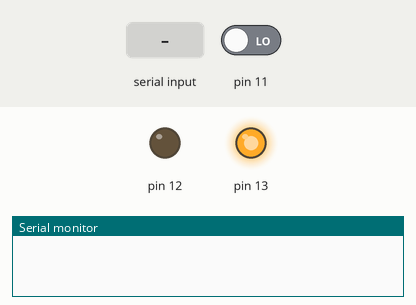
This sketch was run on a simulated Arduino Uno, built with avr-gcc and run on an emulated ATmega328P. Shown: output pins drawn as LEDs (lit = HIGH), the last lines printed to the serial monitor. The test bench sets the inputs (shaded band); at power-on: pin 11 LOW.

Above: at 1.2 s.
1.3 s: "0\n" received over Serial
At 4.0 s:
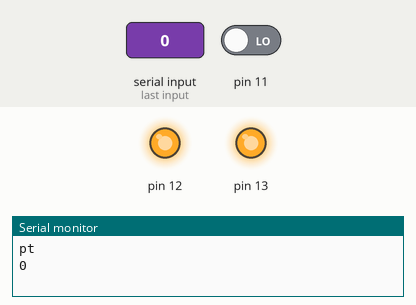
Timing chart, 0 to 20.8 s (numbered marks = the images above; inputs shaded):
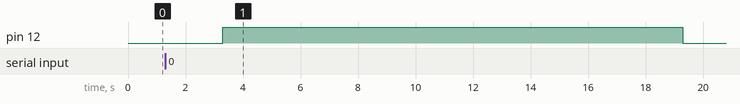

Measured:
- after the input at 1.3 s, pin 12: LOW → HIGH after 2.0 s, → LOW 16.0 s later

The sketch:

shift_register.ino
```cpp
// #define serin 13

bool input = LOW;
void setup() {
  // put your setup code here, to run once:
  Serial.begin(9600);
  //  pinMode(13, OUTPUT);
  //  pinMode(2, OUTPUT);
  //  pinMode(4, OUTPUT);
  //  digitalWrite(13, LOW);
  //  digitalWrite(2, LOW);
  //  digitalWrite(1, LOW);
  //  for (int i = 0; i < 10; i++) {
  //
  //    digitalWrite(3, LOW);
  //    //    delay(20);
  //    digitalWrite(2, HIGH);
  //
  //    digitalWrite(2, LOW);
  //
  //  }
  //
  //  digitalWrite(4, HIGH);
  //  delay(5000);
  //  digitalWrite(4, LOW);
  //
  //  byte b[8] = {1, 0, 1, 1, 1, 0, 1, 1, };
  //  //    put your main code here, to run repeatedly:
  //  if (1) {
  //    for (int i = 0; i < 8; i++) {
  //      //      Serial.println("Stage 1");
  //
  //      digitalWrite(3, b[i] );
  //      //      delay(3000);
  //      digitalWrite(2, HIGH);
  //      //      delay(3000);
  //      digitalWrite(2, LOW);
  //      //      delay(3000);
  //      digitalWrite(4, HIGH);
  //      //      delay(3000);
  //      digitalWrite(4, LOW);
  //      //      delay(3000);
  //    }
  //  }
  pinMode(13, OUTPUT);
  pinMode(12, OUTPUT);
  pinMode(11 , INPUT);
  digitalWrite(13, HIGH);
  digitalWrite(12, LOW);

}

void loop() {

  input = (Serial.read() == '0');
  if (input) {
    while (Serial.read() != '\n');

    Serial.println("pt");
    digitalWrite(13, LOW);
    digitalWrite(13, HIGH);
//    delay(3000);
    Serial.print(digitalRead(11));
    //  digitalWrite(12, LOW);
    delay(2000);

    //delay(1000);
    for (int i = 0; i < 8 ; i++) {
      digitalWrite(12, HIGH);
      delay(2000);
      Serial.print(digitalRead(11));

      digitalWrite(12, LOW);
//      delay(3000);
    }
  }


}
```
